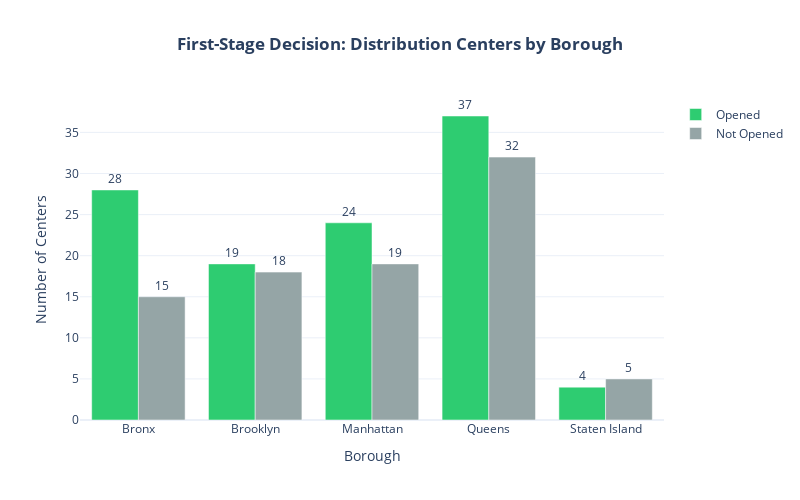
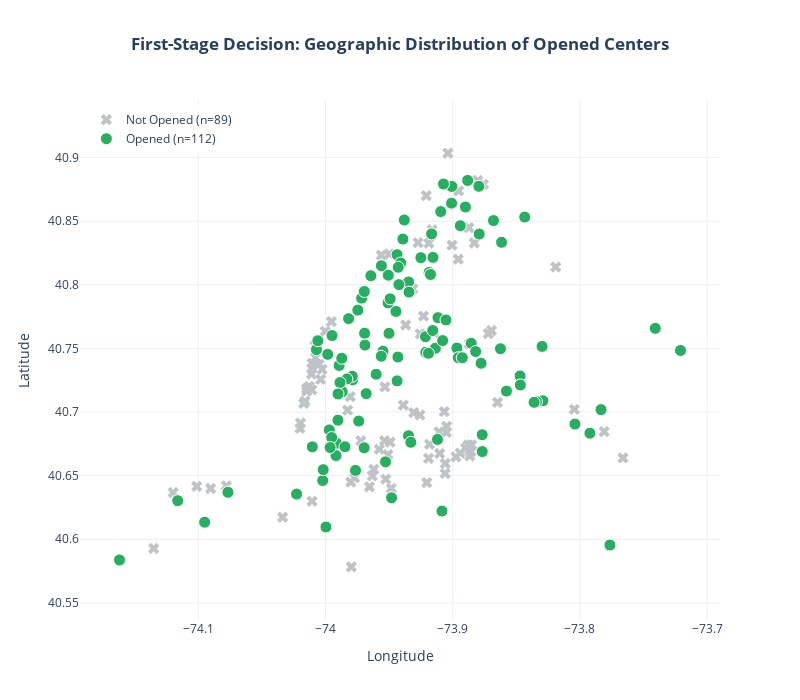

These figures' notebook cell, in order:
### Code cell
# First-Stage Analysis: Distribution Center Opening Decisions

# Ensure centers_opened is merged with centers_df
centers_merged = centers_df.merge(centers_opened, on='id')

# Assign boroughs based on latitude/longitude boundaries (approximate)
def assign_borough(lat, lon):
    if lat > 40.8:
        return 'Bronx'
    elif lon < -73.95 and lat > 40.7:
        return 'Manhattan'
    elif lon > -73.95 and lat > 40.65:
        return 'Queens'
    elif lat < 40.65:
        return 'Staten Island' if lon < -74.05 else 'Brooklyn'
    else:
        return 'Brooklyn'

centers_merged['borough'] = centers_merged.apply(lambda r: assign_borough(r['latitude'], r['longitude']), axis=1)

# =============================================================================
# FIGURE A: Centers Opened by Borough (Grouped Bar Chart)
# =============================================================================

borough_summary = centers_merged.groupby('borough').agg(
    total=('id', 'count'),
    opened=('opened', 'sum')
).reset_index()
borough_summary['closed'] = borough_summary['total'] - borough_summary['opened']

fig_borough = go.Figure()

fig_borough.add_trace(go.Bar(
    name='Opened',
    x=borough_summary['borough'],
    y=borough_summary['opened'],
    marker_color='#2ecc71',
    text=borough_summary['opened'].astype(int),
    textposition='outside'
))

fig_borough.add_trace(go.Bar(
    name='Not Opened',
    x=borough_summary['borough'],
    y=borough_summary['closed'],
    marker_color='#95a5a6',
    text=borough_summary['closed'].astype(int),
    textposition='outside'
))

fig_borough.update_layout(
    title=dict(text='<b>First-Stage Decision: Distribution Centers by Borough</b>', x=0.5),
    xaxis_title='Borough',
    yaxis_title='Number of Centers',
    barmode='group',
    template='plotly_white',
    height=500,
    width=800
)

# fig_borough.write_image('images/centers_by_borough.png', scale=2)
fig_borough.show()


# =============================================================================
# FIGURE B: Geographic Scatter - Opened vs Closed Centers
# =============================================================================

fig_geo = go.Figure()

# Closed centers (gray X)
closed = centers_merged[centers_merged['opened'] == 0]
opened = centers_merged[centers_merged['opened'] == 1]

fig_geo.add_trace(go.Scatter(
    x=closed['longitude'],
    y=closed['latitude'],
    mode='markers',
    name=f'Not Opened (n={len(closed)})',
    marker=dict(color='#bdc3c7', size=10, symbol='x')
))

# Opened centers (green circle)
fig_geo.add_trace(go.Scatter(
    x=opened['longitude'],
    y=opened['latitude'],
    mode='markers',
    name=f'Opened (n={len(opened)})',
    marker=dict(color='#27ae60', size=12, symbol='circle', line=dict(color='white', width=1))
))

fig_geo.update_layout(
    title=dict(text='<b>First-Stage Decision: Geographic Distribution of Opened Centers</b>', x=0.5),
    xaxis_title='Longitude',
    yaxis_title='Latitude',
    template='plotly_white',
    height=700,
    width=800,
    yaxis=dict(scaleanchor='x', scaleratio=1),
    legend=dict(yanchor='top', y=0.99, xanchor='left', x=0.01)
)

# fig_geo.write_image('images/centers_geographic.png', scale=2)
fig_geo.show()


# =============================================================================
# SUMMARY STATISTICS
# =============================================================================
print("\n" + "="*50)
print("FIRST-STAGE DECISION SUMMARY")
print("="*50)
print(f"Total potential centers: {len(centers_merged)}")
print(f"Centers opened: {int(centers_merged['opened'].sum())} ({100*centers_merged['opened'].mean():.1f}%)")
print(f"\nBy Borough:")
print(borough_summary.to_string(index=False))

### Figure 1 — Plotly figure (JSON) as saved in the notebook; plotly's stock layout.template omitted (floating-point values rounded to 4 significant figures)
{"data": [{"marker": {"color": "#2ecc71"}, "name": "Opened", "text": [28.0, 19.0, 24.0, 37.0, 4.0], "textposition": "outside", "type": "bar", "x": ["Bronx", "Brooklyn", "Manhattan", "Queens", "Staten Island"], "y": [28, 19, 24, 37, 4]}, {"marker": {"color": "#95a5a6"}, "name": "Not Opened", "text": [15.0, 18.0, 19.0, 32.0, 5.0], "textposition": "outside", "type": "bar", "x": ["Bronx", "Brooklyn", "Manhattan", "Queens", "Staten Island"], "y": [15, 18, 19, 32, 5]}], "layout": {"barmode": "group", "height": 500, "title": {"text": "<b>First-Stage Decision: Distribution Centers by Borough</b>", "x": 0.5}, "width": 800, "xaxis": {"title": {"text": "Borough"}}, "yaxis": {"title": {"text": "Number of Centers"}}}}

### Figure 2 — Plotly figure (JSON) as saved in the notebook; plotly's stock layout.template omitted (floating-point values rounded to 4 significant figures)
{"data": [{"marker": {"color": "#bdc3c7", "size": 10, "symbol": "x"}, "mode": "markers", "name": "Not Opened (n=89)", "type": "scatter", "x": [-74.0, -74.01, -74.08, -73.95, -73.96, -73.93, -74.14, -73.91, -73.88, -73.98, -73.87, -73.95, -73.89, -73.95, -74.01, -73.98, -74.01, -73.93, -73.97, -73.92, -74.01, -73.78, -73.96, -73.82, -73.91, -74.02, -73.89, -73.98, -73.96, -73.93, -73.95, -74.01, -73.92, -74.01, -73.8, -73.89, -73.91, -74.01, -73.96, -73.86, -73.92, -73.94, -73.78, -73.92, -74.1, -73.94, -73.93, -73.91, -73.89, -73.89, -73.9, -74.02, -73.89, -74.12, -73.88, -74.01, -73.9, -74.01, -74.01, -73.92, -73.91, -73.9, -73.89, -73.92, -74.02, -73.97, -73.88, -73.92, -73.87, -73.9, -73.98, -73.95, -74.0, -74.09, -73.89, -73.9, -73.95, -74.0, -73.77, -73.92, -74.01, -74.03, -74.0, -73.95, -73.9, -74.02, -73.91, -73.98, -73.93], "y": [40.76, 40.72, 40.64, 40.68, 40.65, 40.7, 40.59, 40.67, 40.83, 40.64, 40.76, 40.82, 40.67, 40.64, 40.72, 40.58, 40.74, 40.8, 40.64, 40.67, 40.75, 40.68, 40.65, 40.81, 40.66, 40.69, 40.75, 40.7, 40.67, 40.83, 40.72, 40.73, 40.78, 40.74, 40.7, 40.67, 40.68, 40.63, 40.82, 40.71, 40.84, 40.77, 40.6, 40.87, 40.64, 40.71, 40.76, 40.7, 40.67, 40.67, 40.69, 40.69, 40.84, 40.64, 40.88, 40.74, 40.9, 40.73, 40.72, 40.76, 40.65, 40.87, 40.67, 40.64, 40.71, 40.68, 40.88, 40.66, 40.76, 40.66, 40.71, 40.67, 40.77, 40.64, 40.67, 40.83, 40.68, 40.73, 40.66, 40.83, 40.72, 40.62, 40.73, 40.65, 40.82, 40.71, 40.68, 40.65, 40.7]}, {"marker": {"color": "#27ae60", "line": {"color": "white", "width": 1}, "size": 12, "symbol": "circle"}, "mode": "markers", "name": "Opened (n=112)", "type": "scatter", "x": [-74.02, -73.97, -73.97, -73.96, -73.97, -73.98, -73.79, -73.74, -73.88, -73.95, -73.98, -73.94, -73.99, -73.87, -73.95, -73.9, -73.89, -73.99, -73.93, -74.0, -73.94, -74.08, -73.89, -73.78, -73.92, -73.93, -73.85, -73.93, -73.83, -73.92, -73.9, -73.95, -73.86, -73.88, -73.92, -73.94, -73.86, -73.95, -74.01, -73.97, -73.92, -74.01, -73.98, -73.95, -73.97, -73.91, -73.92, -73.97, -73.94, -73.88, -73.91, -73.98, -73.93, -73.94, -73.83, -73.99, -73.99, -73.89, -73.99, -73.91, -73.97, -74.0, -74.0, -73.78, -73.86, -73.91, -73.9, -74.0, -73.99, -73.98, -73.93, -73.99, -73.72, -73.95, -73.99, -73.96, -74.1, -74.0, -73.91, -73.94, -73.88, -73.91, -73.88, -74.01, -73.97, -74.16, -73.92, -73.9, -73.83, -73.92, -73.96, -73.92, -73.94, -73.85, -73.84, -73.8, -73.92, -74.12, -73.98, -73.99, -73.95, -73.94, -73.89, -73.94, -73.89, -73.96, -73.84, -74.0, -74.0, -73.91, -73.88, -73.91], "y": [40.64, 40.75, 40.76, 40.81, 40.69, 40.73, 40.68, 40.77, 40.68, 40.75, 40.77, 40.72, 40.68, 40.85, 40.66, 40.75, 40.86, 40.74, 40.68, 40.65, 40.84, 40.64, 40.85, 40.6, 40.81, 40.8, 40.73, 40.68, 40.71, 40.75, 40.88, 40.81, 40.75, 40.88, 40.76, 40.82, 40.83, 40.76, 40.75, 40.78, 40.81, 40.76, 40.73, 40.63, 40.79, 40.75, 40.75, 40.71, 40.78, 40.74, 40.62, 40.67, 40.79, 40.82, 40.71, 40.72, 40.76, 40.75, 40.69, 40.68, 40.79, 40.65, 40.61, 40.7, 40.72, 40.77, 40.86, 40.69, 40.74, 40.73, 40.82, 40.72, 40.75, 40.79, 40.67, 40.74, 40.61, 40.75, 40.77, 40.8, 40.67, 40.76, 40.75, 40.67, 40.67, 40.58, 40.84, 40.74, 40.75, 40.82, 40.73, 40.76, 40.85, 40.72, 40.71, 40.69, 40.81, 40.63, 40.65, 40.71, 40.79, 40.74, 40.74, 40.81, 40.88, 40.81, 40.85, 40.68, 40.67, 40.88, 40.84, 40.86]}], "layout": {"height": 700, "legend": {"x": 0.01, "xanchor": "left", "y": 0.99, "yanchor": "top"}, "title": {"text": "<b>First-Stage Decision: Geographic Distribution of Opened Centers</b>", "x": 0.5}, "width": 800, "xaxis": {"title": {"text": "Longitude"}}, "yaxis": {"scaleanchor": "x", "scaleratio": 1, "title": {"text": "Latitude"}}}}
